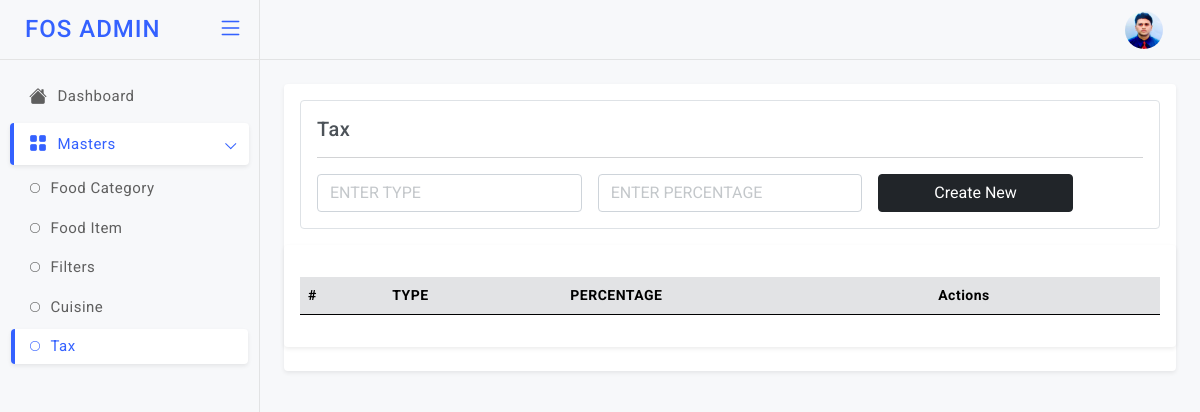
Page /tax (signed in) on the earlier database version.
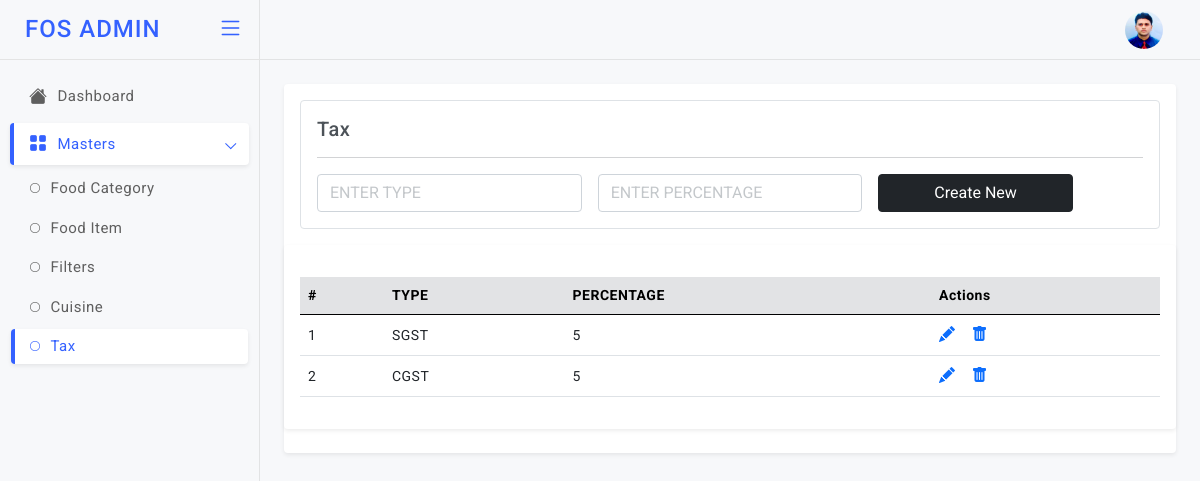
Same page on the later database version.
### models.py (models this page shows)
class Tax(db.Model):
    id = db.Column(db.Integer, primary_key=True)
    tax_type = db.Column(db.String)
    tax_value = db.Column(db.Integer)

### app.py (the view)
@app.route('/tax', methods=["GET","POST"]) # End Point to Add & View the Tax
def tax():
    if not settings.session.get("name"):
            return settings.redirect("/login")
    if settings.request.method=="POST":
        tax_type = settings.request.form["tax_type"]
        tax_value = settings.request.form["tax_value"]
        info=models.Tax(tax_type=tax_type,tax_value=tax_value)
        db.session.add(info)
        db.session.commit()
    fetch=models.Tax.query.all()
    return settings.render_template('admin/tax.html', getinfo=fetch)

### templates/admin/tax.html (shortened to what the changed rows need)
<!doctype html>
<html lang="en">
<head>
  <link href="static/admin-assets/plugins/simplebar/css/simplebar.css" rel="stylesheet" />
  <link href="static/admin-assets/plugins/perfect-scrollbar/css/perfect-scrollbar.css" rel="stylesheet" />
  <link href="static/admin-assets/plugins/metismenu/css/metisMenu.min.css" rel="stylesheet" />
  <link href="static/admin-assets/css/bootstrap.min.css" rel="stylesheet" />
  <link href="static/admin-assets/css/bootstrap-extended.css" rel="stylesheet" />
  <link href="static/admin-assets/css/style.css" rel="stylesheet" />
  <link href="static/admin-assets/css/icons.css" rel="stylesheet">
  <link rel="stylesheet" href="https://cdn.jsdelivr.net/npm/bootstrap-icons@1.5.0/font/bootstrap-icons.css">
	<link href="static/admin-assets/css/pace.min.css" rel="stylesheet" />
  <link href="static/admin-assets/css/dark-theme.css" rel="stylesheet" />
  <link href="static/admin-assets/css/light-theme.css" rel="stylesheet" />
  <link href="static/admin-assets/css/semi-dark.css" rel="stylesheet" />
  <link href="static/admin-assets/css/header-colors.css" rel="stylesheet" />
</head>
<body>
  <div class="wrapper">
          <main class="page-content">
            <div class="card">
               <div class="card">
                 <div class="card-body">
                   <div class="table-responsive mt-3">
                     <table class="table align-middle">
                       <thead class="table-secondary">
                         <tr>
                          <th>#</th>
                          <th>TYPE</th>
                          <th>PERCENTAGE</th>
                          <th>Actions</th>
                         </tr>
                       </thead>
                       <tbody>
                        {% for i in getinfo %}
                         <tr>
                          <td>{{loop.index}}</td>
                           <td>
                             <p class="mb-0">{{i["tax_type"]}}</p>
                           </td>
                           <td>
                            <p class="mb-0">{{i["tax_value"]}}</p>
                          </td>
                            <td>
                             <div class="table-actions d-flex align-items-center gap-3 fs-6">
                              <a href="/taxupdate?id={{i['id']}}"><i class="bi bi-pencil-fill"></i></a>
                               <a href="/taxdel/{{i['id']}}"><i class="bi bi-trash-fill"></i></a>
                             </div>
                           </td>
                         </tr>
                         {% endfor %}
                       </tbody>
                     </table>
                   </div>
                 </div>
               </div>
          </main>
  </div>
</body>
</html>

Differences in the rows shown:
added Tax: tax_type "SGST", tax_value "5"
added Tax: tax_type "CGST", tax_value "5"
